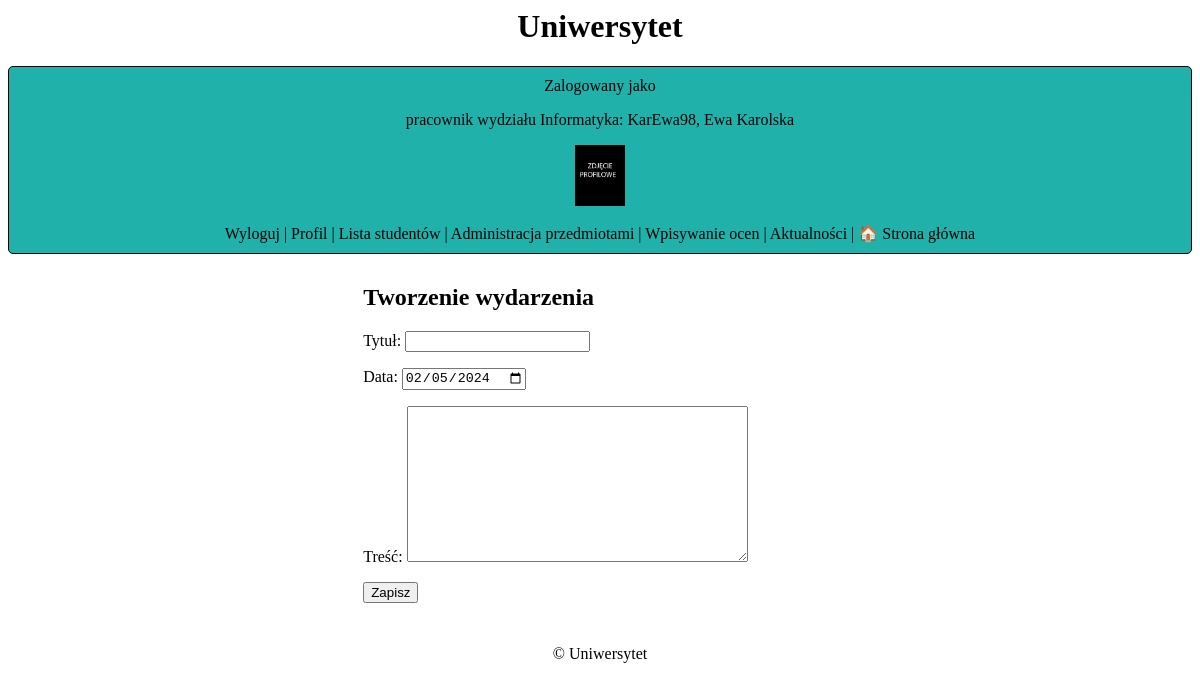
/news/create/ (signed in), run on the app's committed database.
### uczelnia/models.py (models this page shows, shortened)
class CustomUser(AbstractUser):
    first_name = models.CharField(max_length=100, blank=False, null=False)
    last_name = models.CharField(max_length=100, blank=False, null=False)
    avatar = models.ImageField(default='default.png', upload_to='profile_pics')
    birthday = models.DateField(default=date(2000, 1, 1))
    phone = models.CharField(max_length=9, blank=False)
    address = models.CharField(max_length=100, blank=False)
    semester = models.CharField(max_length=100, default="2023/2024")  # semestr na którym jest student
    department = models.ForeignKey(Department, on_delete=models.CASCADE,
                                   null=False)  # w jakim wydziale studiuje student lub zatrudniony jest pracownik
    is_employee = models.BooleanField(default=False)  # czy użytkownik jest pracownikiem
    is_verified = models.BooleanField(default=False) #veryfikacja przez admina

class Department(models.Model):
    name = models.CharField(max_length=100, blank=False, null=False)
    def __str__(self):
        return self.name

### uczelnia/views.py (the view)
# urls.py: path('news/create/', NewsCreateView.as_view(), name='news_create'),
class NewsCreateView(CreateView):
    model = News
    template_name = 'news_create.html'
    success_url = reverse_lazy('news_list') ## URL do ktorego użytkownik zostanie przekierowany po
    form_class = NewsCreateForm #klasa formularza używana do tworzenia nowego obiektu mojich aktualnosci

### uczelnia/forms.py
class NewsCreateForm(forms.ModelForm):
    date = forms.DateField(initial=datetime.date.today, widget=forms.widgets.DateInput(attrs={'type': 'date'}),
                           label='Data') #dałam widget DateInput z atrybutem HTML type='date' dla łatwiejszego wyboru daty
    class Meta:
        model = News
        fields = ['title', 'date', 'body']
        labels = {'title': 'Tytuł', 'body': 'Treść'}

### uczelnia/templates/news_create.html (shortened to what this page needs)
{% extends 'base.html' %}
{% block content %}
  <h2>{% if form.instance.pk %}Edycja{% else %}Tworzenie{% endif %} wydarzenia</h2>
  <form method="post" enctype="multipart/form-data">
    {{ form.as_p }}
    <button type="submit">Zapisz</button>
  </form>
{% endblock %}

### uczelnia/templates/base.html
{% load static %}
<head>
  <link rel="stylesheet" href="{% static 'style.css' %}" />
</head>
<body>
  <center>
      <h1>Uniwersytet</h1>
      <header>
          {% if user.is_authenticated %}
          Zalogowany jako
        {% if user.is_superuser %}
          <p>Administrator: {{ user.username }}</p>
        {% elif user.is_employee %}
          <p>pracownik wydziału {{user.department}}: {{ user.username }}, {{user.first_name}} {{user.last_name}}</p>
        {% else %}
          <p>student wydziału {{user.department}}: {{ user.username }}, {{user.first_name}} {{user.last_name}}, semestr {{user.semester}}</p>
        {% endif %}
        <img src="{{user.avatar.url}}" width="50px">
<br>  <br>
      <a href="{% url 'logout' %}">Wyloguj</a>
      |
      <a href="{% url 'edit_profile' %}">Profil</a>
      |
        {% if user.is_superuser %}
          <p>Administrator: {{ user.username }}</p>
            <a href="{% url 'admin_home' %}">Panel Administratora</a> |
          <a href="{% url 'verification_list' %}">Weryfikacja użytkowników</a> |
            <a href="{% url 'news_list' %}">Aktualności</a>
        {% elif user.is_employee %}
              <a href="{% url 'user_list' %}">Lista studentów</a>
               |
              <a href="{% url 'subject_list' %}">Administracja przedmiotami</a>
              |
              <a href="{% url 'education_list' %}">Wpisywanie ocen</a> |
            <a href="{% url 'news_list' %}">Aktualności</a>
        {% else %}
              <a href="{% url 'education_list' %}">Nauka</a> |
            <a href="{% url 'news_list' %}">Aktualności</a>
        {% endif %}
      {% else %}
      <p>Nie jesteś zalogowany</p>
      <a href="{% url 'login' %}">Logowanie</a>|
      <a href="{% url 'signup' %}">Rejestracja</a>
      {% endif %} |
      <a href="{% url 'home' %}">🏠 Strona główna</a>
    </header>
  </center>
  <main class="center">{% block content %} {% endblock %}</main>
  <center>
    <footer>
      <p>&copy; {{ year }} Uniwersytet</p>
    </footer>
  </center>
</body>

### uczelnia/static/style.css (style rules this page uses)
body { font-family: verdana; }
a:link { color: #000000; text-decoration: none; }
.center { margin: auto; width: 40%; padding: 10px; }
header { margin-left: auto; margin-right: auto; background-color: lightseagreen; border-radius: 5px; border: #000000 1px solid; padding: 10px; }
main { margin-left: auto; margin-right: auto; }
footer { margin-left: auto; margin-right: auto; }

### data on the page
CustomUser: department "Informatyka", username "KarEwa98", first_name "Ewa", last_name "Karolska", avatar (picture)
